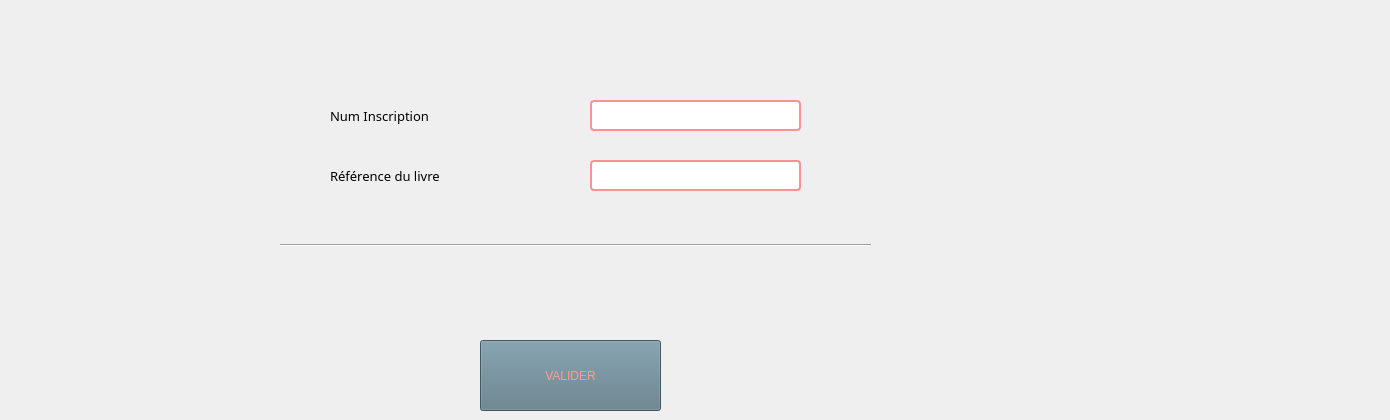
       <widget class="QWidget" name="tab_45">
        <attribute name="title">
         <string>Retour d'un emprunt</string>
        </attribute>
        <widget class="QLineEdit" name="lineEdit_68">
         <property name="geometry">
          <rect>
           <x>590</x>
           <y>100</y>
           <width>211</width>
           <height>31</height>
          </rect>
         </property>
         <property name="styleSheet">
          <string notr="true">color: rgb(92, 121, 134);
font: 10pt &quot;Tw Cen MT Condensed Extra Bold&quot;;
border: 2px solid rgb(255, 145, 150);
border-radius: 4px;
</string>
         </property>
        </widget>
        <widget class="QLineEdit" name="lineEdit_70">
         <property name="geometry">
          <rect>
           <x>590</x>
           <y>160</y>
           <width>211</width>
           <height>31</height>
          </rect>
         </property>
         <property name="styleSheet">
          <string notr="true">color: rgb(92, 121, 134);
font: 10pt &quot;Tw Cen MT Condensed Extra Bold&quot;;
border: 2px solid rgb(255, 145, 150);
border-radius: 4px;
</string>
         </property>
        </widget>
        <widget class="QLabel" name="label_78">
         <property name="geometry">
          <rect>
           <x>330</x>
           <y>130</y>
           <width>231</width>
           <height>91</height>
          </rect>
         </property>
         <property name="font">
          <font>
           <family>Segoe UI Black</family>
           <pointsize>10</pointsize>
           <weight>10</weight>
           <italic>false</italic>
           <bold>false</bold>
          </font>
         </property>
         <property name="text">
          <string>Référence du livre</string>
         </property>
        </widget>
        <widget class="QLabel" name="label_79">
         <property name="geometry">
          <rect>
           <x>330</x>
           <y>70</y>
           <width>231</width>
           <height>91</height>
          </rect>
         </property>
         <property name="font">
          <font>
           <family>Segoe UI Black</family>
           <pointsize>10</pointsize>
           <weight>10</weight>
           <italic>false</italic>
           <bold>false</bold>
          </font>
         </property>
         <property name="text">
          <string>Num Inscription</string>
         </property>
        </widget>
        <widget class="Line" name="line_10">
         <property name="geometry">
          <rect>
           <x>280</x>
           <y>230</y>
           <width>591</width>
           <height>31</height>
          </rect>
         </property>
         <property name="orientation">
          <enum>Qt::Horizontal</enum>
         </property>
        </widget>
        <widget class="QPushButton" name="pushButton_36">
         <property name="geometry">
          <rect>
           <x>480</x>
           <y>340</y>
           <width>181</width>
           <height>71</height>
          </rect>
         </property>
         <property name="styleSheet">
          <string notr="true">color: rgb(67, 87, 97);
selection-color: rgb(255, 255, 255);
selection-color: rgb(85, 170, 255);
selection-color: rgb(255, 114, 94);
selection-background-color: rgb(158, 109, 96);
selection-color: qlineargradient(spread:pad, x1:0, y1:0, x2:1, y2:0, stop:0 rgba(0, 0, 0, 255), stop:1 rgba(255, 255, 255, 255));
color: qlineargradient(spread:pad, x1:0, y1:0, x2:1, y2:0, stop:0 rgba(0, 0, 0, 255), stop:1 rgba(255, 255, 255, 255));
border-bottom-color: rgb(157, 109, 96);
alternate-background-color: rgb(156, 107, 94);
color: rgb(255, 156, 142);
background-color: rgb(255, 156, 142);
background-color: rgb(92, 121, 134);</string>
         </property>
         <property name="text">
          <string>VALIDER</string>
         </property>
        </widget>
        <widget class="QLabel" name="erreurni_22">
         <property name="geometry">
          <rect>
           <x>590</x>
           <y>130</y>
           <width>281</width>
           <height>16</height>
          </rect>
         </property>
         <property name="styleSheet">
          <string notr="true">color: rgb(255, 156, 142);
font: 87 9pt &quot;Segoe UI Black&quot;;
</string>
         </property>
         <property name="text">
          <string/>
         </property>
        </widget>
        <widget class="QLabel" name="erreurni_23">
         <property name="geometry">
          <rect>
           <x>590</x>
           <y>190</y>
           <width>301</width>
           <height>16</height>
          </rect>
         </property>
         <property name="styleSheet">
          <string notr="true">color: rgb(255, 156, 142);
font: 87 9pt &quot;Segoe UI Black&quot;;
</string>
         </property>
         <property name="text">
          <string/>
         </property>
        </widget>
        <widget class="QLabel" name="erreurni_24">
         <property name="geometry">
          <rect>
           <x>570</x>
           <y>260</y>
           <width>251</width>
           <height>16</height>
          </rect>
         </property>
         <property name="styleSheet">
          <string notr="true">color: rgb(255, 156, 142);
font: 75 10pt &quot;MS Shell Dlg 2&quot;;</string>
         </property>
         <property name="text">
          <string/>
         </property>
        </widget>
        <widget class="QLabel" name="label_34">
         <property name="geometry">
          <rect>
           <x>450</x>
           <y>290</y>
           <width>931</width>
           <height>41</height>
          </rect>
         </property>
         <property name="styleSheet">
          <string notr="true">color: rgb(92, 121, 134);
font: 87 15pt &quot;Segoe UI Black&quot;;
</string>
         </property>
         <property name="text">
          <string/>
         </property>
        </widget>
       </widget>
